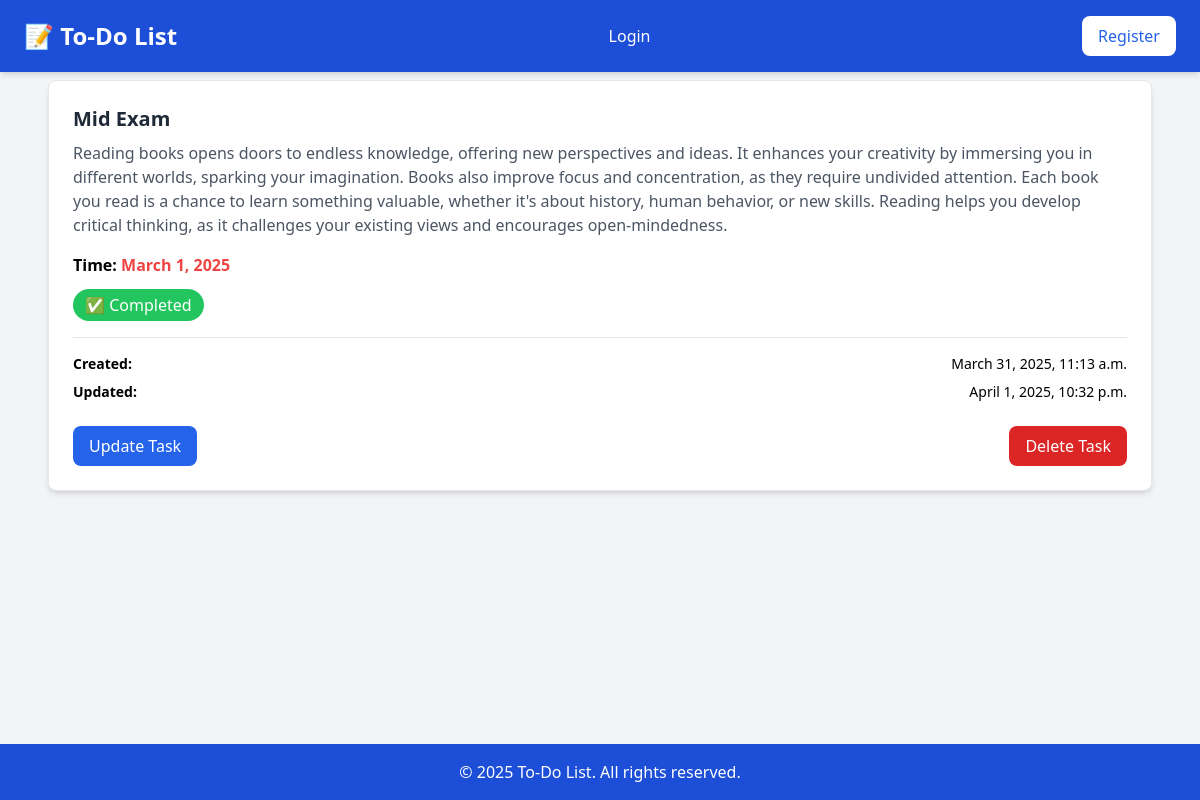
The app's page /taskdetails/1 with its own data.
### task/models.py (models this page shows, shortened)
class Task(models.Model):
    user = models.ForeignKey(User, on_delete=models.CASCADE, null=True, blank=True)
    title= models.CharField(max_length=100)
    description = models.TextField(blank=True, null=True)
    completed = models.BooleanField(default=False)
    task_date = models.DateField(null=True, blank=True)
    created_at= models.DateTimeField(auto_now_add=True)
    updated_at= models.DateTimeField(auto_now=True)

### task/views.py (the view)
# urls.py: path('taskdetails/<int:pk>', TaskDetailView.as_view(), name='taskdetails'),
class TaskDetailView(View):
    def get(self, request,pk):
        task= Task.objects.get(pk=pk)
        return render(request, 'task/taskdetails.html', locals())

### task/templates/task/taskdetails.html (shortened to what this page needs)
{% extends 'task/base.html' %}
{% load static %}
{% block main-content %}
<div class="bg-white p-6 rounded-lg shadow-md border">
    <h2 class="text-xl font-semibold text-gray-800">{{ task.title }}</h2>
    <p class="text-gray-600 mt-2">{{ task.description }}</p>
    <h3 class="mt-4 font-bold">Time: <span class="text-red-500">{{task.task_date}}</span> </h3>
    <span class="inline-block px-3 py-1 mt-3 rounded-full text-white
                {% if task.completed %} bg-green-500 {% else %} bg-red-500 {% endif %}">
        {% if task.completed %}
            ✅ Completed
        {% else %}
        ⏳ Pending
        {% endif %}
    </span>
    <div class="mt-4 border-t pt-4">
        <div class="flex justify-between text-sm ">
            <div class="font-semibold">Created:</div>
            <div>{{ task.created_at }}</div>
        </div>
        <div class="flex justify-between text-sm mt-2">
            <div class="font-semibold">Updated:</div>
            <div>{{ task.updated_at }}</div>
        </div>
    </div>
    <div class="mt-6 flex justify-between items-center">
        <a href="{% url 'taskupdate' task.id %}" class="bg-blue-600 text-white px-4 py-2 rounded-lg hover:bg-blue-700 transition">
            Update Task
        </a>
        <a href="{% url 'taskdelete' task.id %}" class="bg-red-600 text-white px-4 py-2 rounded-lg hover:bg-red-700 transition">
            Delete Task
        </a>
    </div>
</div>
{% endblock main-content %}

### records on screen
Task: title "Mid Exam", description "Reading books opens doors to endless knowledge, offering new perspectives and ideas. It enhances your creativity by immersing you in different worlds, sparking your imagination. Books also improve focus and concentration, as they require undivided attention. Each book you read is a chance to learn something valuable, whether it's about history, human behavior, or new skills. Reading helps you develop critical thinking, as it challenges your existing views and encourages open-mindedness.", task_date "March 1, 2025", created_at "March 31, 2025, 11:13 a.m.", updated_at "April 1, 2025, 10:32 p.m."
